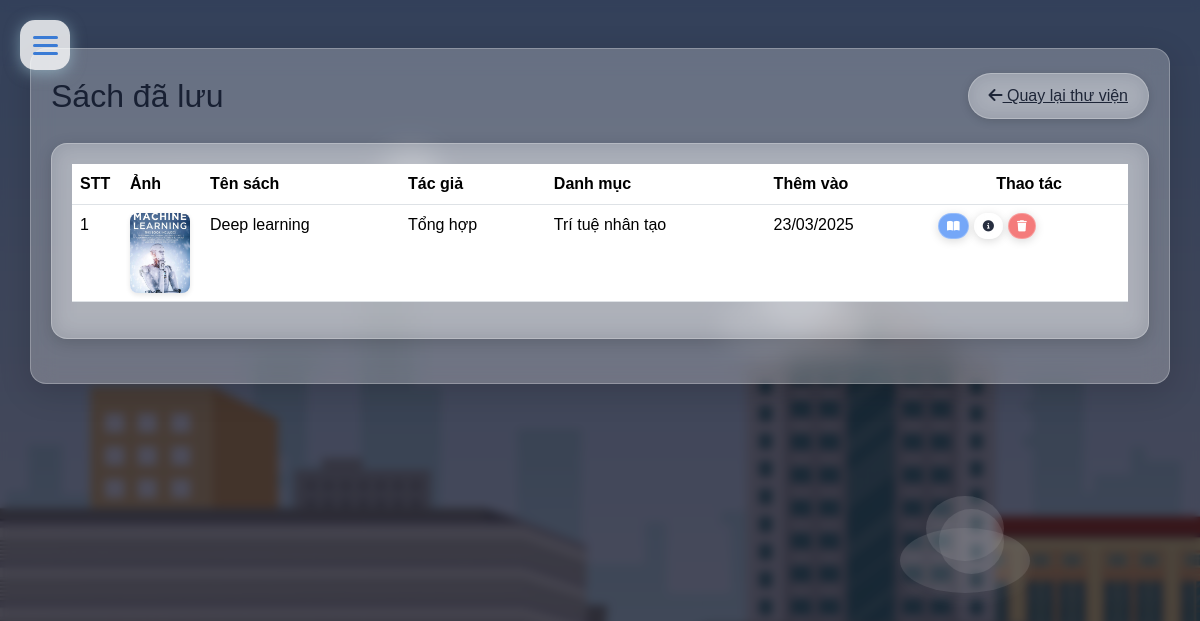
Screenshot of /library/saved-books/ (signed in) with the database file from the repository.
### library/models.py (models this page shows, shortened)
class SavedBook(models.Model):
    user = models.ForeignKey(User, on_delete=models.CASCADE, related_name='saved_books')
    book = models.ForeignKey(Book, on_delete=models.CASCADE, related_name='saved_by')
    saved_at = models.DateTimeField(auto_now_add=True)
    class Meta:
        unique_together = ('user', 'book')

class Book(models.Model):
    title = models.CharField(max_length=255)
    author = models.CharField(max_length=255)
    description = models.TextField(blank=True, null=True)
    cover_image = models.ImageField(upload_to='books/covers/', blank=True, null=True)
    file = models.FileField(upload_to='books/files/')
    price = models.DecimalField(max_digits=10, decimal_places=2, default=0)
    category = models.ForeignKey(Category, on_delete=models.CASCADE, related_name='books')
    download_count = models.IntegerField(default=0)
    created_at = models.DateTimeField(auto_now_add=True)
    updated_at = models.DateTimeField(auto_now=True)

class Category(models.Model):
    name = models.CharField(max_length=100)
    slug = models.SlugField(unique=True)
    class Meta:
        verbose_name_plural = "Categories"

### library/views.py (the view)
# urls.py: path('saved-books/', views.saved_books, name='saved_books'),
@login_required
def saved_books(request):
    saved = SavedBook.objects.filter(user=request.user).order_by('-saved_at')
    context = {
        'saved_books': saved,
    }
    return render(request, 'library/saved_books.html', context)

### templates/library/saved_books.html (shortened to what this page needs)
{% load static %}
<!DOCTYPE html>
<html lang="en">
<head>
    <link rel="stylesheet" href="/static/cssQuan/bootstrap.min.css">
    <link rel="stylesheet" href="/static/css/style.css">
    <link rel="stylesheet" href="{% static 'css/library.css' %}">
    <link href='https://unpkg.com/boxicons@2.1.4/css/boxicons.min.css' rel='stylesheet'>
    <link rel="stylesheet" href="https://cdnjs.cloudflare.com/ajax/libs/font-awesome/6.4.0/css/all.min.css">
</head>
<body>
    {% include 'Components/newmenu.html' %}
    <div class="cloud cloud-2"></div>
    <div class="cloud cloud-4"></div>
    <div class="container glass-container mt-5 pt-4">
        <div class="d-flex justify-content-between align-items-center mb-4">
            <h2 class="m-0">Sách đã lưu</h2>
            <a href="{% url 'library_home' %}" class="glass-btn">
                <i class="fas fa-arrow-left"></i> Quay lại thư viện
            </a>
        </div>
        {% if saved_books %}
            <div class="glass-card mb-4">
                <div class="card-body">
                    <div class="table-responsive">
                        <table class="table table-hover">
                            <thead>
                                <tr>
                                    <th style="width: 50px;">STT</th>
                                    <th style="width: 80px;">Ảnh</th>
                                    <th>Tên sách</th>
                                    <th>Tác giả</th>
                                    <th>Danh mục</th>
                                    <th>Thêm vào</th>
                                    <th class="text-center">Thao tác</th>
                                </tr>
                            </thead>
                            <tbody>
                                {% for saved in saved_books %}
                                <tr>
                                    <td>{{ forloop.counter }}</td>
                                    <td>
                                        {% if saved.book.cover_image %}
                                            <img src="{{ saved.book.cover_image.url }}" alt="{{ saved.book.title }}" class="book-thumb">
                                        {% else %}
                                            <img src="{% static 'images/library/default-book.jpg' %}" alt="Default" class="book-thumb">
                                        {% endif %}
                                    </td>
                                    <td>{{ saved.book.title }}</td>
                                    <td>{{ saved.book.author }}</td>
                                    <td>{{ saved.book.category.name }}</td>
                                    <td>{{ saved.saved_at|date:"d/m/Y" }}</td>
                                    <td class="text-center">
                                        <div class="btn-group">
                                            <a href="{% url 'view_book' saved.book.id %}" class="glass-btn-primary-sm" title="Đọc sách">
                                                <i class="fas fa-book-open"></i>
                                            </a>
                                            <a href="{% url 'book_detail' saved.book.id %}" class="glass-btn-sm" title="Chi tiết">
                                                <i class="fas fa-info-circle"></i>
                                            </a>
                                            <button type="button" class="glass-btn-danger-sm"
                                                    data-bs-toggle="modal"
                                                    data-bs-target="#removeBookModal"
                                                    data-book-id="{{ saved.book.id }}"
                                                    data-book-title="{{ saved.book.title }}"
                                                    title="Xóa khỏi danh sách">
                                                <i class="fas fa-trash"></i>
                                            </button>
                                        </div>
                                    </td>
                                </tr>
                                {% endfor %}
                            </tbody>
                        </table>
                    </div>
                </div>
            </div>
        {% endif %}
    </div>
</body>
</html>

### static/css/style.css (style rules this page uses)
* { font-family: 'Arial', 'Tahoma', 'Verdana', 'Roboto', 'Open Sans', sans-serif; }
body { background-image: url("../images/Bg1.jpg"); background-size: cover; background-repeat: no-repeat; background-attachment: fixed; background-position: center; }

### static/css/library.css (style rules this page uses)
:root { --glass-bg: rgba(255, 255, 255, 0.25); --glass-bg-hover: rgba(255, 255, 255, 0.35); --glass-border: rgba(255, 255, 255, 0.25); --glass-shadow: rgba(0, 0, 0, 0.15); --glass-header-bg: rgba(59, 130, 246, 0.3); --glass-primary: rgba(59, 130, 246, 0.7); --glass-success: rgba(16, 185, 129, 0.7); --glass-danger: rgba(239, 68, 68, 0.7); --glass-text: rgba(15, 23, 42, 0.9); --glass-border-radius: 16px; --glass-blur: 12px; }
body { background-image: url('/static/images/Ptit.jpg'); background-size: cover; background-position: center; background-repeat: no-repeat; background-attachment: fixed; min-height: 100vh; color: var(--glass-text); position: relative; font-family: 'Arial', sans-serif; margin: 0; padding: 0; overflow-x: hidden; }
body::before { content: ''; position: fixed; top: 0; left: 0; width: 100%; height: 100%; background-color: rgba(0, 0, 20, 0.7); backdrop-filter: blur(5px); -webkit-backdrop-filter: blur(5px); z-index: -1; }
.cloud { position: absolute; background-color: rgba(255, 255, 255, 0.3); border-radius: 50%; box-shadow: 0 8px 16px rgba(255, 255, 255, 0.1); z-index: -1; opacity: 0.4; }
.cloud-2 { width: 150px; height: 70px; top: 30%; left: 60%; animation: float-2 22s linear infinite; }
.cloud-4 { width: 130px; height: 65px; top: 60%; left: 75%; animation: float-4 35s linear infinite; }
.cloud::before, .cloud::after { content: ''; position: absolute; background-color: rgba(255, 255, 255, 0.3); border-radius: 50%; }
.cloud::before { width: 60%; height: 100%; top: -50%; left: 20%; }
.cloud::after { width: 50%; height: 100%; top: -30%; right: 20%; }
.glass-container { background: var(--glass-bg); backdrop-filter: blur(var(--glass-blur)); -webkit-backdrop-filter: blur(var(--glass-blur)); border-radius: var(--glass-border-radius); border: 1px solid var(--glass-border); padding: 20px; box-shadow: 0 8px 32px 0 var(--glass-shadow); margin-bottom: 30px; margin-top: 20px; }
.glass-card { background: var(--glass-bg); backdrop-filter: blur(var(--glass-blur)); -webkit-backdrop-filter: blur(var(--glass-blur)); border-radius: var(--glass-border-radius); border: 1px solid var(--glass-border); overflow: hidden; box-shadow: 0 4px 16px 0 var(--glass-shadow); transition: transform 0.3s, box-shadow 0.3s; }
.card-body { padding: 20px; }
.glass-btn, .glass-btn-success, .glass-btn-primary, .glass-btn-danger, .glass-btn-sm, .glass-btn-primary-sm, .glass-btn-danger-sm, .glass-btn-success-sm { background: var(--glass-bg); backdrop-filter: blur(var(--glass-blur)); -webkit-backdrop-filter: blur(var(--glass-blur)); border: 1px solid var(--glass-border); color: var(--glass-text); padding: 10px 20px; border-radius: 30px; transition: all 0.3s; font-weight: 500; cursor: pointer; box-shadow: 0 2px 10px 0 var(--glass-shadow); }
.glass-btn-primary, .glass-btn-primary-sm { background: var(--glass-primary); color: white; }
.glass-btn-danger, .glass-btn-danger-sm { background: var(--glass-danger); color: white; }
.glass-btn-sm, .glass-btn-primary-sm, .glass-btn-danger-sm, .glass-btn-success-sm { padding: 3px 8px; font-size: 0.75rem; text-decoration: none; display: inline-block; margin-right: 2px; }
.btn-group { display: flex; flex-wrap: wrap; gap: 3px; }
.glass-btn-sm i, .glass-btn-primary-sm i, .glass-btn-danger-sm i, .glass-btn-success-sm i { font-size: 0.7rem; }

### rows the page displays
SavedBook: book.cover_image (picture), book "Deep learning", book.author "Tổng hợp", book.category.name "Trí tuệ nhân tạo", saved_at "23/03/2025"
